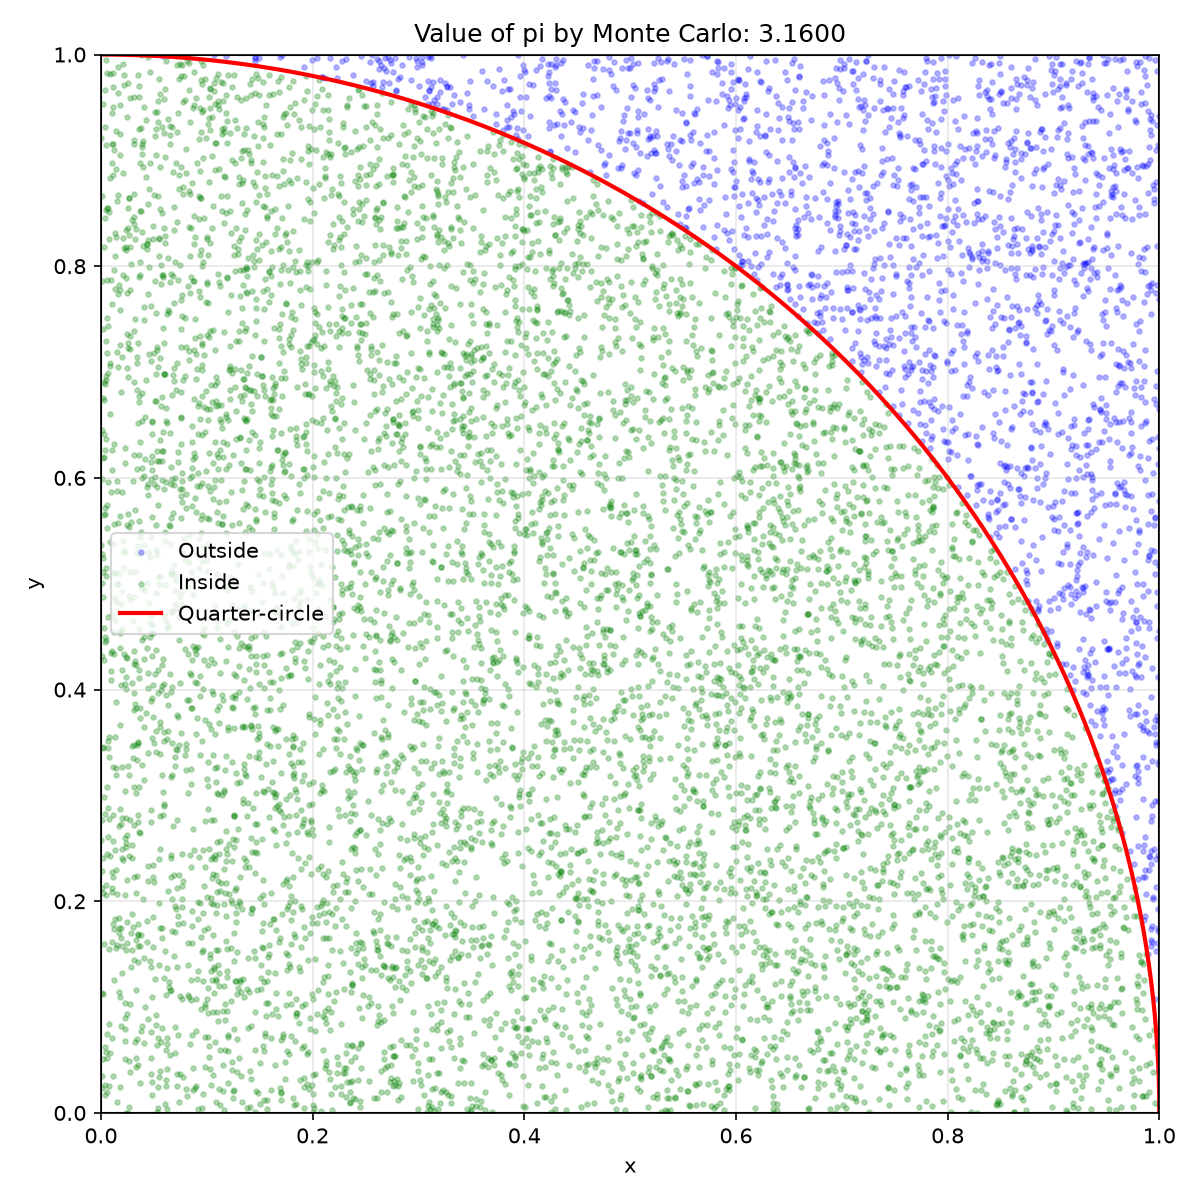

The Python source for this figure:
from pathlib import Path

import matplotlib.pyplot as plt
import numpy as np

# Step 1: Generate random points in a unit square.
rng = np.random.default_rng(42)
number_of_points = 10_000
points = rng.uniform(0, 1, size=(number_of_points, 2))

# Manual option: uncomment these lines and enter the question's coordinates.
# manual_x = [0.20, 0.70, 0.90, 0.40]
# manual_y = [0.30, 0.80, 0.10, 0.60]
# points = np.column_stack((manual_x, manual_y))
# number_of_points = len(points)

inside = np.sum(points**2, axis=1) <= 1
inside_count = int(inside.sum())

# Step 2: Estimate pi from the quarter-circle proportion.
estimated_pi = 4 * inside_count / number_of_points
error = abs(np.pi - estimated_pi)

print("Total Points   =", number_of_points)
print("Inside Points  =", inside_count)
print("Estimated pi   =", round(estimated_pi, 6))
print("Actual pi      =", round(np.pi, 6))
print("Absolute Error =", round(error, 6))

# Step 3: Draw the square, quarter-circle, and sampled points.
theta = np.linspace(0, np.pi / 2, 200)
fig, ax = plt.subplots(figsize=(8, 8))
ax.scatter(points[~inside, 0], points[~inside, 1], color="blue", s=5, alpha=0.25, label="Outside")
ax.scatter(points[inside, 0], points[inside, 1], color="green", s=5, alpha=0.25, label="Inside")
ax.plot(np.cos(theta), np.sin(theta), color="red", linewidth=2, label="Quarter-circle")
ax.plot([0, 1, 1, 0, 0], [0, 0, 1, 1, 0], color="black", linewidth=1)
ax.set_xlim(0, 1)
ax.set_ylim(0, 1)
ax.set_aspect("equal")
ax.set_xlabel("x")
ax.set_ylabel("y")
ax.set_title(f"Value of pi by Monte Carlo: {estimated_pi:.4f}")
ax.legend()
ax.grid(alpha=0.3)

fig.tight_layout()
output_file = Path(__file__).with_name("2.4_value_of_pi.png")
fig.savefig(output_file, dpi=150)
print(f"Graph saved to '{output_file}'")
plt.show()
